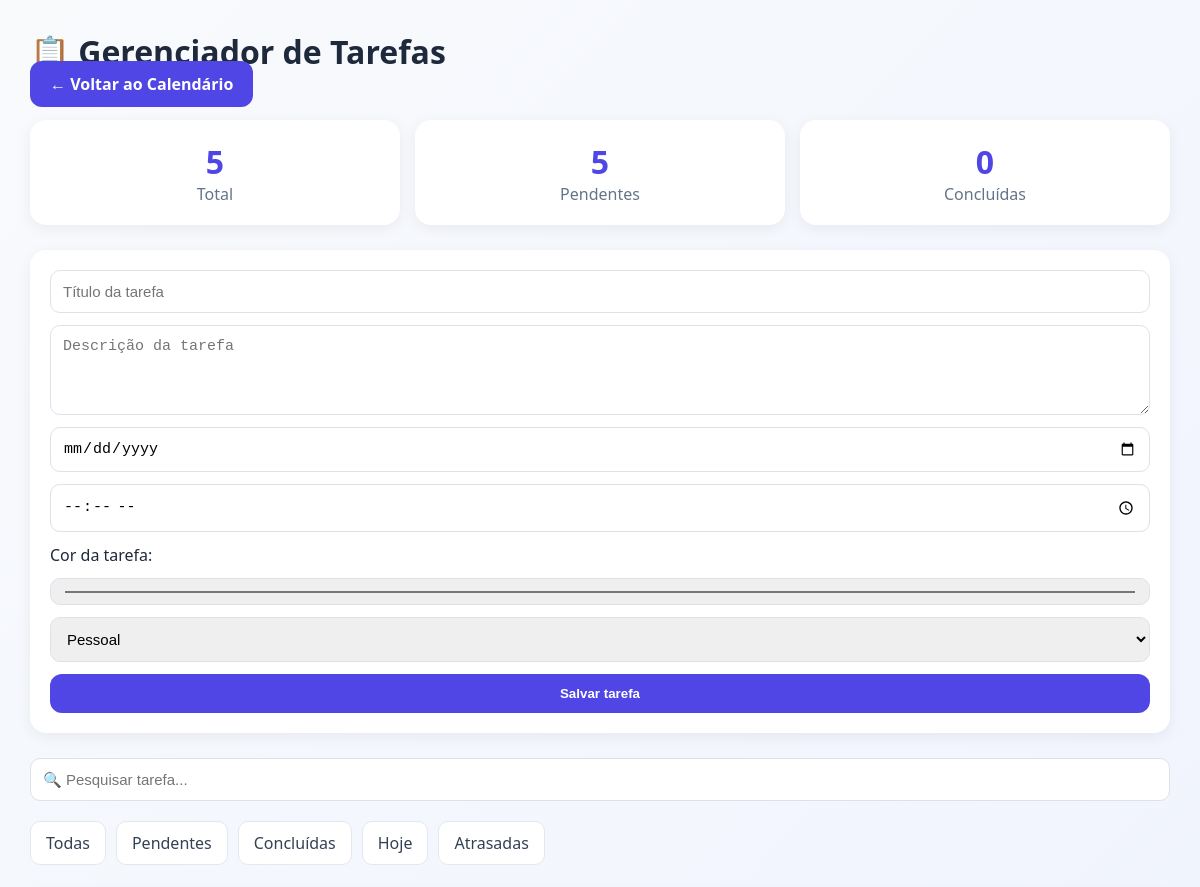
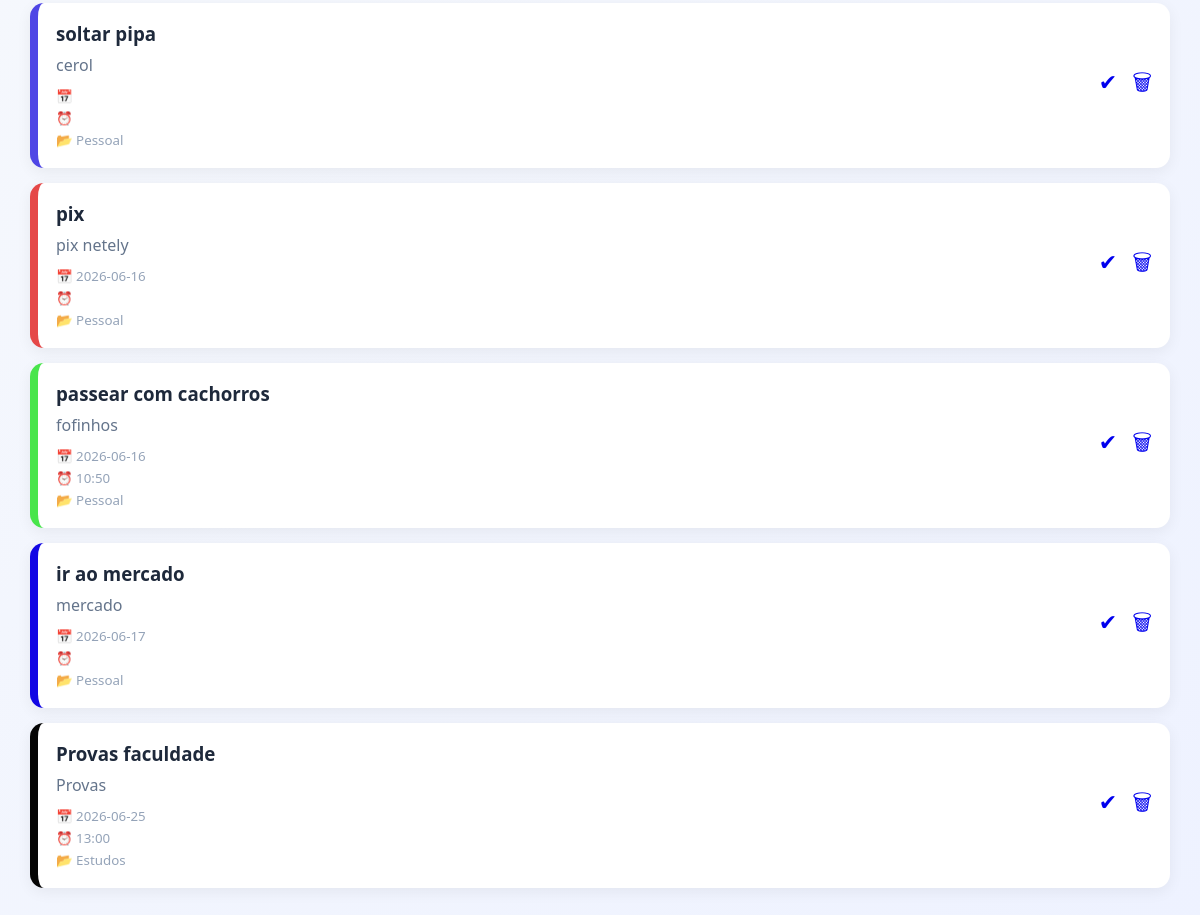
The page /tasks on the database its author committed (2 pictures, top to bottom).
### tables this page shows
CREATE TABLE tasks (
        id INTEGER PRIMARY KEY AUTOINCREMENT,
        title TEXT NOT NULL,
        description TEXT,
        task_date TEXT,
        task_time TEXT,
        color TEXT DEFAULT '#3b82f6',
        category TEXT,
        completed INTEGER DEFAULT 0,
        created_at TIMESTAMP DEFAULT CURRENT_TIMESTAMP
    );

### app.py (the view, shortened to what this page needs)
@app.route("/tasks")
def index():
    filter_type = request.args.get("filter", "all")
    conn = get_connection()
    cursor = conn.cursor()
    today = date.today().isoformat()
    if filter_type == "pending":
        cursor.execute("""
            SELECT *
            FROM tasks
            WHERE completed = 0
            ORDER BY task_date
        """)
    else:
        cursor.execute("""
            SELECT *
            FROM tasks
            ORDER BY
            CASE
                WHEN task_date IS NULL THEN 1
                ELSE 0
            END,
            task_date,
            task_time
        """)
    tasks = cursor.fetchall()
    cursor.execute("""
        SELECT COUNT(*)
        FROM tasks
    """)
    total = cursor.fetchone()[0]
    cursor.execute("""
        SELECT COUNT(*)
        FROM tasks
        WHERE completed = 0
    """)
    pending = cursor.fetchone()[0]
    cursor.execute("""
        SELECT COUNT(*)
        FROM tasks
        WHERE completed = 1
    """)
    completed = cursor.fetchone()[0]
    conn.close()
    return render_template(
        "index.html",
        tasks=tasks,
        total=total,
        pending=pending,
        completed=completed,
        filter_type=filter_type
    )

### app.py (called while the page is built)
def get_connection():
    conn = sqlite3.connect(DB_NAME)
    conn.row_factory = sqlite3.Row
    return conn

### templates/index.html (shortened to what this page needs)
<!DOCTYPE html>
<html lang="pt-BR">
<head>
    <link
        rel="stylesheet"
        href="{{ url_for('static', filename='style.css') }}">
</head>
<body>
<div class="container">
    <h1>📋 Gerenciador de Tarefas</h1>
    <div style="margin-bottom:20px;">
        <a
            href="/"
            class="back-btn">
            ← Voltar ao Calendário
        </a>
    </div>
    <div class="stats">
        <div class="card">
            <strong>{{ total }}</strong>
            <span>Total</span>
        </div>
        <div class="card">
            <strong>{{ pending }}</strong>
            <span>Pendentes</span>
        </div>
        <div class="card">
            <strong>{{ completed }}</strong>
            <span>Concluídas</span>
        </div>
    </div>
    <form action="/add" method="POST">
        <input
            type="text"
            name="title"
            placeholder="Título da tarefa"
            required>
        <textarea
            name="description"
            placeholder="Descrição da tarefa"></textarea>
        <input
            type="date"
            name="date">
        <input
            type="time"
            name="time">
        <label>
            Cor da tarefa:
        </label>
        <input
            type="color"
            name="color"
            value="#4f46e5">
        <select name="category">
            <option>Pessoal</option>
        </select>
        <button type="submit">
            Salvar tarefa
        </button>
    </form>
    <input
        type="text"
        id="search"
        placeholder="🔍 Pesquisar tarefa...">
    <div class="filters">
        <a href="/tasks">
            Todas
        </a>
        <a href="/tasks?filter=pending">
            Pendentes
        </a>
        <a href="/tasks?filter=completed">
            Concluídas
        </a>
        <a href="/tasks?filter=today">
            Hoje
        </a>
        <a href="/tasks?filter=overdue">
            Atrasadas
        </a>
    </div>
    {% if tasks %}
        {% for task in tasks %}
        <div
            class="task {% if task['completed'] == 1 %}done{% endif %}"
            style="
                border-left:
                8px solid
                {{ task['color'] }};
            ">
            <div class="task-info">
                <h3>
                    {{ task['title'] }}
                </h3>
                {% if task['description'] %}
                <p>
                    {{ task['description'] }}
                </p>
                {% endif %}
                <small>
                    📅 {{ task['task_date'] }}
                </small>
                <br>
                <small>
                    ⏰ {{ task['task_time'] }}
                </small>
                <br>
                <small>
                    📂 {{ task['category'] }}
                </small>
            </div>
            <div class="actions">
                {% if task['completed'] == 0 %}
                    <a
                        href="/complete/{{ task['id'] }}"
                        title="Concluir">
                        ✔
                    </a>
                {% else %}
                    <a
                        href="/undo/{{ task['id'] }}"
                        title="Reabrir">
                        ↩
                    </a>
                {% endif %}
                <a
                    href="/delete/{{ task['id'] }}"
                    title="Excluir"
                    onclick="return confirm('Deseja excluir esta tarefa?')">
                    🗑
                </a>
            </div>
        </div>
        {% endfor %}
    {% endif %}
</div>
</body>
</html>

### static/style.css (style rules this page uses)
* { margin:0; padding:0; box-sizing:border-box; }
body { font-family: "Segoe UI", Tahoma, Geneva, Verdana, sans-serif; background: linear-gradient( 135deg, #f8fafc, #eef2ff ); color:#1e293b; min-height:100vh; padding:30px; }
.container, .calendar-page { max-width:1400px; margin:auto; }
h1 { color:#1e293b; font-size:2rem; }
button, .new-task-btn, .back-btn { background:#4f46e5; color:white; border:none; border-radius:12px; padding:12px 20px; text-decoration:none; cursor:pointer; font-weight:600; transition:.2s; }
.stats { display:grid; grid-template-columns: repeat(3,1fr); gap:15px; margin:25px 0; }
.card { background:white; border-radius:16px; padding:20px; text-align:center; box-shadow: 0 4px 15px rgba( 0, 0, 0, .06 ); }
.card strong { display:block; font-size:32px; color:#4f46e5; }
.card span { color:#64748b; }
form { background:white; border-radius:16px; padding:20px; margin-bottom:25px; display:grid; gap:12px; box-shadow: 0 4px 15px rgba( 0, 0, 0, .06 ); }
input, textarea, select { width:100%; padding:12px; border: 1px solid #dbe2ea; border-radius:10px; font-size:15px; outline:none; transition:.2s; }
textarea { resize:vertical; min-height:90px; }
#search { margin-bottom:20px; }
.filters { display:flex; flex-wrap:wrap; gap:10px; margin-bottom:25px; }
.filters a { text-decoration:none; background:white; color:#334155; border: 1px solid #e2e8f0; padding:10px 15px; border-radius:10px; transition:.2s; }
.task { display:flex; justify-content:space-between; align-items:center; background:white; border-radius:14px; padding:18px; margin-bottom:15px; box-shadow: 0 4px 15px rgba( 0, 0, 0, .06 ); transition:.2s; }
.task-info { flex:1; }
.task-info h3 { margin-bottom:8px; }
.task-info p { margin-bottom:8px; color:#64748b; }
.task-info small { color:#94a3b8; }
.actions { display:flex; gap:15px; margin-left:20px; }
.actions a { text-decoration:none; font-size:22px; transition:.2s; }

### rows shown on the page
tasks: title "soltar pipa", description "cerol", category "Pessoal"
tasks: title "pix", description "pix netely", task_date "2026-06-16", category "Pessoal"
tasks: title "passear com cachorros", description "fofinhos", task_date "2026-06-16", task_time "10:50", category "Pessoal"
tasks: title "ir ao mercado", description "mercado", task_date "2026-06-17", category "Pessoal"
tasks: title "Provas faculdade", description "Provas", task_date "2026-06-25", task_time "13:00", category "Estudos"

### other values the page prints
{{ total }} "5"
{{ pending }} "5"
{{ completed }} "0"
